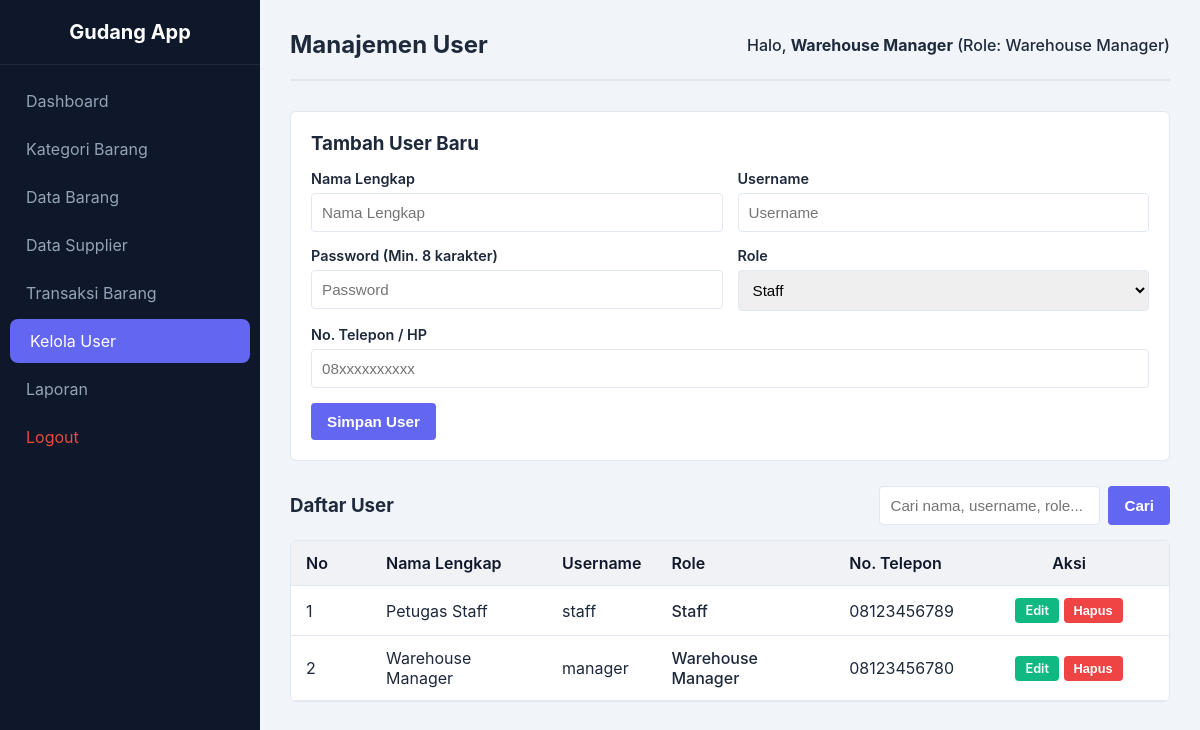
Page /users/index.php (signed in) on the committed database.
### tables this page shows
CREATE TABLE IF NOT EXISTS `users` (
  `id` INT AUTO_INCREMENT PRIMARY KEY,
  `name` VARCHAR(100) NOT NULL,
  `username` VARCHAR(50) NOT NULL UNIQUE,
  `password` VARCHAR(255) NOT NULL,
  `role` ENUM('Staff', 'Warehouse Manager') NOT NULL,
  `phone` VARCHAR(20) DEFAULT NULL,
  `created_at` TIMESTAMP DEFAULT CURRENT_TIMESTAMP
);

### config.php (called while the page is built, shortened)
<?php
function esc($string) {
    return htmlspecialchars($string, ENT_QUOTES, 'UTF-8');
}

### users/index.php (the view, shortened to what this page needs)
<?php
require_once '../config.php';
$search = trim($_GET['search'] ?? '');
if (!empty($search)) {
    $search_param = "%" . $search . "%";
    $query = "SELECT * FROM users WHERE name LIKE ? OR username LIKE ? OR role LIKE ? ORDER BY name ASC";
    $stmt = mysqli_prepare($conn, $query);
    mysqli_stmt_bind_param($stmt, "sss", $search_param, $search_param, $search_param);
    mysqli_stmt_execute($stmt);
    $result = mysqli_stmt_get_result($stmt);
} else {
    $query = "SELECT * FROM users ORDER BY name ASC";
    $result = mysqli_query($conn, $query);
}
?>
<!DOCTYPE html>
<html lang="id">
<head>
    <link rel="stylesheet" href="/assets/style.css">
</head>
<body>
    <div class="sidebar">
        <a href="/dashboard.php" class="sidebar-brand">Gudang App</a>
        <ul class="sidebar-menu">
            <li><a href="/dashboard.php">Dashboard</a></li>
            <li><a href="/categories/index.php">Kategori Barang</a></li>
            <li><a href="/items/index.php">Data Barang</a></li>
            <li><a href="/suppliers/index.php">Data Supplier</a></li>
            <li><a href="/transactions/index.php">Transaksi Barang</a></li>
            <li><a href="/users/index.php" class="active">Kelola User</a></li>
            <li><a href="/report/index.php">Laporan</a></li>
            <li><a href="/logout.php" style="color: #e74c3c;">Logout</a></li>
        </ul>
    </div>
    <div class="main-content">
        <div class="navbar">
            <h2>Manajemen User</h2>
            <div class="user-info">
                Halo, <strong><?= esc($_SESSION['name']) ?></strong> (Role: <?= esc($_SESSION['role']) ?>)
            </div>
        </div>
        <?php if (!isset($_GET['edit_id'])): ?>
            <div class="form-modal-inline">
                <h3>Tambah User Baru</h3>
                <form action="/users/index.php" method="POST" style="margin-top: 15px;">
                    <div style="display: grid; grid-template-columns: 1fr 1fr; gap: 15px;">
                        <div class="form-group">
                            <label for="name">Nama Lengkap</label>
                            <input type="text" id="name" name="name" class="form-control" placeholder="Nama Lengkap" required>
                        </div>
                        <div class="form-group">
                            <label for="username">Username</label>
                            <input type="text" id="username" name="username" class="form-control" placeholder="Username" required autocomplete="username">
                        </div>
                    </div>
                    <div style="display: grid; grid-template-columns: 1fr 1fr; gap: 15px;">
                        <div class="form-group">
                            <label for="password">Password (Min. 8 karakter)</label>
                            <input type="password" id="password" name="password" class="form-control" placeholder="Password" required autocomplete="new-password">
                        </div>
                        <div class="form-group">
                            <label for="role">Role</label>
                            <select id="role" name="role" class="form-control" required>
                                <option value="Staff">Staff</option>
                            </select>
                        </div>
                    </div>
                    <div class="form-group">
                        <label for="phone">No. Telepon / HP</label>
                        <input type="text" id="phone" name="phone" class="form-control" placeholder="08xxxxxxxxxx">
                    </div>
                    <button type="submit" name="add_user" class="btn btn-primary">Simpan User</button>
                </form>
            </div>
        <?php endif; ?>
        <div class="actions-row">
            <h3>Daftar User</h3>
            <form action="/users/index.php" method="GET" class="search-form">
                <input type="text" name="search" class="form-control" style="width: auto;" placeholder="Cari nama, username, role..." value="<?= esc($search) ?>">
                <button type="submit" class="btn btn-primary">Cari</button>
            </form>
        </div>
        <div class="table-responsive">
            <table>
                <thead>
                    <tr>
                        <th style="width: 80px;">No</th>
                        <th>Nama Lengkap</th>
                        <th>Username</th>
                        <th>Role</th>
                        <th>No. Telepon</th>
                        <th style="width: 200px; text-align: center;">Aksi</th>
                    </tr>
                </thead>
                <tbody>
                    <?php
                    $no = 1;
                    if (isset($result) && mysqli_num_rows($result) > 0) {
                        while ($row = mysqli_fetch_assoc($result)) {
                    ?>
                        <tr>
                            <td><?= $no++ ?></td>
                            <td><?= esc($row['name']) ?></td>
                            <td><?= esc($row['username']) ?></td>
                            <td><span style="font-weight: 500;"><?= esc($row['role']) ?></span></td>
                            <td><?= esc($row['phone'] ?? '-') ?></td>
                            <td style="text-align: center;">
                                <a href="/users/index.php?edit_id=<?= esc($row['id']) ?>" class="btn btn-success btn-sm">Edit</a>
                                <?php if ($row['id'] !== $_SESSION['user_id']): ?>
                                    <form action="/users/index.php" method="POST" style="display:inline;" onsubmit="return confirm('Apakah Anda yakin ingin menghapus user ini?');">
                                        <button type="submit" name="delete_user" class="btn btn-danger btn-sm">Hapus</button>
                                    </form>
                                <?php else: ?>
                                    <span style="font-size:0.8rem; color:#999; font-style:italic;">Sedang Aktif</span>
                                <?php endif; ?>
                            </td>
                        </tr>
                    <?php
                        }
                    } else {
                        echo "<tr><td colspan='6' style='text-align:center;'>Data tidak ditemukan.</td></tr>";
                    }
                    ?>
                </tbody>
            </table>
        </div>
    </div>
</body>
</html>

### assets/style.css (style rules this page uses)
:root { --primary-color: #0f172a; --primary-light: #1e293b; --accent-color: #6366f1; --bg-color: #f1f5f9; --sidebar-width: 260px; --text-color: #1e293b; --border-color: #e2e8f0; --success-color: #10b981; --danger-color: #ef4444; --warning-color: #f59e0b; }
* { box-sizing: border-box; margin: 0; padding: 0; }
body { font-family: 'Inter', -apple-system, BlinkMacSystemFont, "Segoe UI", Roboto, sans-serif; color: var(--text-color); background-color: var(--bg-color); display: flex; min-height: 100vh; }
.sidebar { width: var(--sidebar-width); background-color: var(--primary-color); color: #ffffff; display: flex; flex-direction: column; position: fixed; height: 100vh; left: 0; top: 0; overflow-y: auto; z-index: 100; }
.sidebar-brand { padding: 20px; font-size: 1.25rem; font-weight: bold; border-bottom: 1px solid var(--primary-light); text-align: center; color: #fff; text-decoration: none; }
.sidebar-menu { list-style: none; padding: 10px 0; }
.sidebar-menu li { margin: 4px 10px; }
.sidebar-menu li a { display: block; padding: 12px 16px; color: #94a3b8; text-decoration: none; border-radius: 8px; transition: all 0.2s ease; }
.sidebar-menu li a:hover, .sidebar-menu li a.active { background-color: var(--accent-color); color: #ffffff; padding-left: 20px; }
.main-content { margin-left: var(--sidebar-width); padding: 30px; width: calc(100% - var(--sidebar-width)); min-height: 100vh; background-color: var(--bg-color); }
.navbar { display: flex; justify-content: space-between; align-items: center; padding-bottom: 20px; border-bottom: 2px solid var(--border-color); margin-bottom: 30px; }
.navbar .user-info { font-weight: 500; }
.form-group { margin-bottom: 15px; }
.form-group label { display: block; margin-bottom: 6px; font-weight: 600; font-size: 0.9rem; }
.form-control { width: 100%; padding: 10px; border: 1px solid var(--border-color); border-radius: 4px; font-size: 0.95rem; outline: none; }
.btn { display: inline-block; padding: 10px 16px; border-radius: 4px; border: none; font-size: 0.95rem; font-weight: 600; cursor: pointer; text-decoration: none; text-align: center; transition: opacity 0.2s; }
.btn-primary { background-color: var(--accent-color); color: #ffffff; }
.btn-danger { background-color: var(--danger-color); color: #ffffff; }
.btn-success { background-color: var(--success-color); color: #ffffff; }
.btn-sm { padding: 5px 10px; font-size: 0.8rem; }
.table-responsive { overflow-x: auto; background: #ffffff; border: 1px solid var(--border-color); border-radius: 6px; margin-top: 15px; }
table { width: 100%; border-collapse: collapse; text-align: left; }
th, td { padding: 12px 15px; border-bottom: 1px solid var(--border-color); }
th { background-color: #f1f2f6; font-weight: 600; color: var(--primary-color); }
.actions-row { display: flex; justify-content: space-between; align-items: center; flex-wrap: wrap; gap: 15px; margin-bottom: 15px; }
.search-form { display: flex; gap: 8px; }
.form-modal-inline { background: #ffffff; padding: 20px; border: 1px solid var(--border-color); border-radius: 6px; margin-bottom: 25px; }

### rows in the picture
users: name "Petugas Staff", username "staff", role "Staff", phone "08123456789"
users: name "Warehouse Manager", username "manager", role "Warehouse Manager", phone "08123456780"

### other values in the picture
$_SESSION['name'] "Warehouse Manager"
$_SESSION['role'] "Warehouse Manager"
